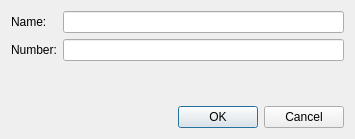
<?xml version="1.0" encoding="UTF-8"?>
<ui version="4.0">
 <class>EditDialog</class>
 <widget class="QDialog" name="EditDialog">
  <property name="geometry">
   <rect>
    <x>0</x>
    <y>0</y>
    <width>355</width>
    <height>139</height>
   </rect>
  </property>
  <property name="windowTitle">
   <string>Dialog</string>
  </property>
  <layout class="QVBoxLayout" name="verticalLayout">
   <item>
    <layout class="QFormLayout" name="formLayout">
     <item row="0" column="0">
      <widget class="QLabel" name="label">
       <property name="text">
        <string>Name:</string>
       </property>
      </widget>
     </item>
     <item row="0" column="1">
      <widget class="QLineEdit" name="nameEdit"/>
     </item>
     <item row="1" column="0">
      <widget class="QLabel" name="label_2">
       <property name="text">
        <string>Number:</string>
       </property>
      </widget>
     </item>
     <item row="1" column="1">
      <widget class="QLineEdit" name="numberEdit"/>
     </item>
    </layout>
   </item>
   <item>
    <spacer name="verticalSpacer">
     <property name="orientation">
      <enum>Qt::Vertical</enum>
     </property>
     <property name="sizeHint" stdset="0">
      <size>
       <width>20</width>
       <height>14</height>
      </size>
     </property>
    </spacer>
   </item>
   <item>
    <widget class="QDialogButtonBox" name="buttonBox">
     <property name="orientation">
      <enum>Qt::Horizontal</enum>
     </property>
     <property name="standardButtons">
      <set>QDialogButtonBox::Cancel|QDialogButtonBox::Ok</set>
     </property>
    </widget>
   </item>
  </layout>
 </widget>
 <resources/>
 <connections>
  <connection>
   <sender>buttonBox</sender>
   <signal>accepted()</signal>
   <receiver>EditDialog</receiver>
   <slot>accept()</slot>
   <hints>
    <hint type="sourcelabel">
     <x>248</x>
     <y>254</y>
    </hint>
    <hint type="destinationlabel">
     <x>157</x>
     <y>274</y>
    </hint>
   </hints>
  </connection>
  <connection>
   <sender>buttonBox</sender>
   <signal>rejected()</signal>
   <receiver>EditDialog</receiver>
   <slot>reject()</slot>
   <hints>
    <hint type="sourcelabel">
     <x>316</x>
     <y>260</y>
    </hint>
    <hint type="destinationlabel">
     <x>286</x>
     <y>274</y>
    </hint>
   </hints>
  </connection>
 </connections>
</ui>
